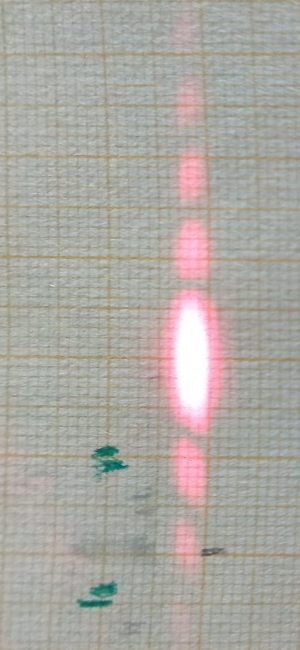
#> input picture UBA/Laboratorio 4/Cobre_balanza_C.png, 300 x 650 px
$ python Modulo_young.py
#> lines starting #> are read from the running program, lines starting #| are printed output that depends on the picture
import numpy as np
import cv2
import matplotlib.pyplot as plt
import pandas as pd
import scipy.optimize as op
from scipy.signal import find_peaks
import time

Cobre_0im=cv2.imread('Cobre_balanza_C.png')
#> Cobre_0im is the input picture: shape (650, 300, 3); mean B, G, R 162.7, 168.6, 172
Cobre_0im=Cobre_0im[:,:,2].astype('float64')
#> Cobre_0im: shape (650, 300) float64
Cobre_1im=cv2.imread('Cobre_680mgr_C.png')
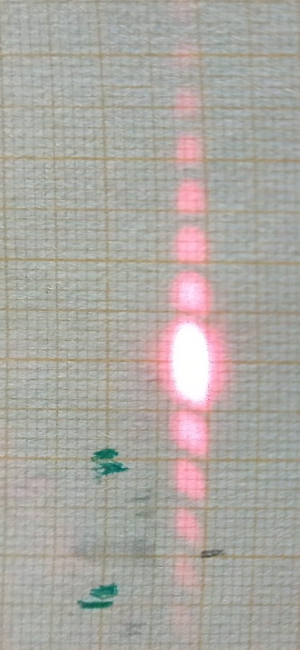
#> input picture UBA/Laboratorio 4/Cobre_680mgr_C.png, 300 x 650 px
#> Cobre_1im is the input picture: shape (650, 300, 3); mean B, G, R 162.1, 167.9, 171.6
Cobre_1im=Cobre_1im[:,:,2].astype('float64')
#> Cobre_1im: shape (650, 300) float64
Cobre_2im=cv2.imread('Cobre_1743mgr_C.png')
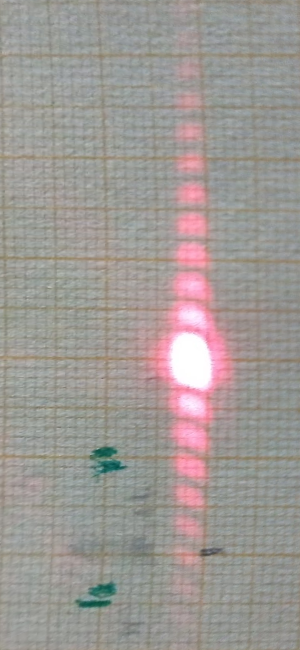
#> input picture UBA/Laboratorio 4/Cobre_1743mgr_C.png, 300 x 650 px
#> Cobre_2im is the input picture: shape (650, 300, 3); mean B, G, R 149.2, 153, 158.5
Cobre_2im=Cobre_2im[:,:,2].astype('float64')
#> Cobre_2im: shape (650, 300) float64
Cobre_3im=cv2.imread('Cobre_2136mgr_C.png')
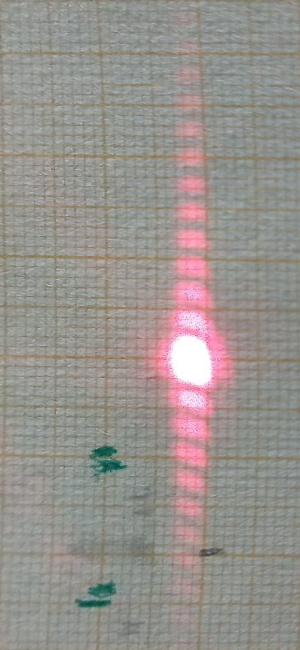
#> input picture UBA/Laboratorio 4/Cobre_2136mgr_C.png, 300 x 650 px
#> Cobre_3im is the input picture: shape (650, 300, 3); mean B, G, R 142, 146.5, 151.7
Cobre_3im=Cobre_3im[:,:,2].astype('float64')
#> Cobre_3im: shape (650, 300) float64
Cobre_4im=cv2.imread('Cobre_4729_C.png')
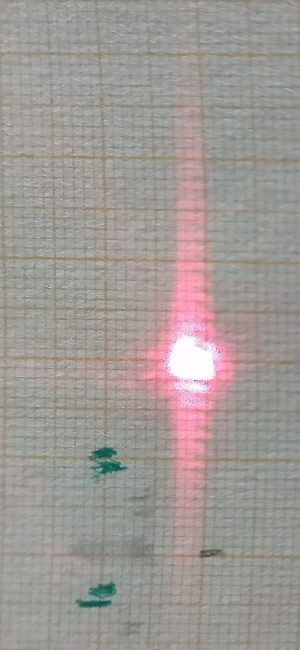
#> input picture UBA/Laboratorio 4/Cobre_4729_C.png, 300 x 650 px
#> Cobre_4im is the input picture: shape (650, 300, 3); mean B, G, R 149.6, 153.3, 159.5
Cobre_4im=Cobre_4im[:,:,2].astype('float64')
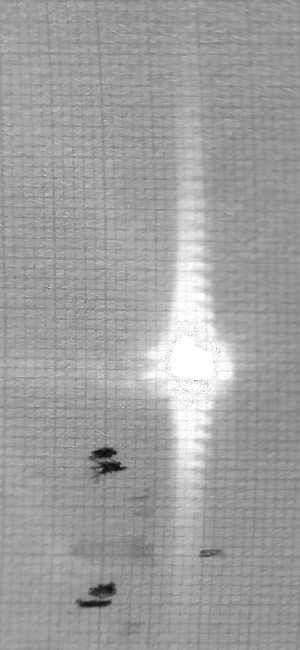
#> Cobre_4im: shape (650, 300) float64; min 7, max 255, mean 159.5

Acero_0im=cv2.imread('Acero_balanza_C.png')
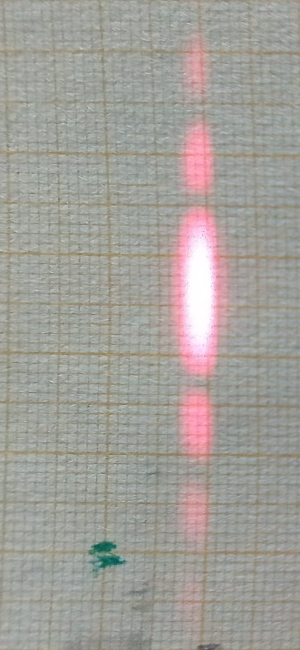
#> input picture UBA/Laboratorio 4/Acero_balanza_C.png, 300 x 650 px
#> Acero_0im is the input picture: shape (650, 300, 3); mean B, G, R 153.4, 159.3, 162.2
Acero_0im=Acero_0im[:,:,2].astype('float64')
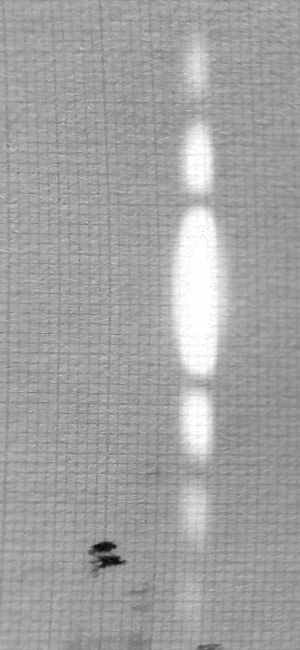
#> Acero_0im: shape (650, 300) float64; min 6, max 255, mean 162.2
Acero_1im=cv2.imread('Acero_686mgr_C.png')
#> (the run stopped early here; a loop or call above may not have finished)
